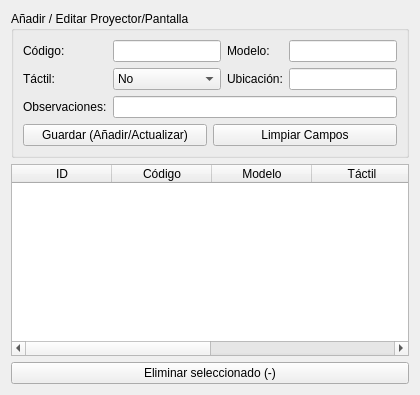
      <widget class="QWidget" name="tab_proyectores">
       <attribute name="title">
        <string>Proyectores / Pantallas</string>
       </attribute>
       <layout class="QVBoxLayout" name="verticalLayout_3">
        <item>
         <widget class="QGroupBox" name="groupBox_2">
          <property name="title">
           <string>Añadir / Editar Proyector/Pantalla</string>
          </property>
          <layout class="QGridLayout" name="gridLayout_3">
           <item row="0" column="0">
            <widget class="QLabel" name="label_19">
             <property name="text">
              <string>Código:</string>
             </property>
            </widget>
           </item>
           <item row="0" column="1">
            <widget class="QLineEdit" name="input_proy_codigo"/>
           </item>
           <item row="0" column="2">
            <widget class="QLabel" name="label_20">
             <property name="text">
              <string>Modelo:</string>
             </property>
            </widget>
           </item>
           <item row="0" column="3">
            <widget class="QLineEdit" name="input_proy_modelo"/>
           </item>
           <item row="1" column="0">
            <widget class="QLabel" name="label_42">
             <property name="text">
              <string>Táctil:</string>
             </property>
            </widget>
           </item>
           <item row="1" column="1">
            <widget class="QComboBox" name="combo_proy_tactil">
             <item>
              <property name="text">
               <string>No</string>
              </property>
             </item>
             <item>
              <property name="text">
               <string>Sí</string>
              </property>
             </item>
            </widget>
           </item>
           <item row="1" column="2">
            <widget class="QLabel" name="label_21">
             <property name="text">
              <string>Ubicación:</string>
             </property>
            </widget>
           </item>
           <item row="1" column="3">
            <widget class="QLineEdit" name="input_proy_ubicacion"/>
           </item>
           <item row="2" column="0">
            <widget class="QLabel" name="label_30">
             <property name="text">
              <string>Observaciones:</string>
             </property>
            </widget>
           </item>
           <item row="2" column="1" colspan="3">
            <widget class="QLineEdit" name="input_proy_obs"/>
           </item>
           <item row="3" column="0" colspan="4">
            <layout class="QHBoxLayout" name="horizontalLayout_9">
             <item>
              <widget class="QPushButton" name="btn_save_proyector">
               <property name="text">
                <string>Guardar (Añadir/Actualizar)</string>
               </property>
              </widget>
             </item>
             <item>
              <widget class="QPushButton" name="btn_clear_proyector">
               <property name="text">
                <string>Limpiar Campos</string>
               </property>
              </widget>
             </item>
            </layout>
           </item>
          </layout>
         </widget>
        </item>
        <item>
         <widget class="QTableWidget" name="table_proyectores">
          <property name="selectionBehavior">
           <enum>QAbstractItemView::SelectRows</enum>
          </property>
          <attribute name="horizontalHeaderStretchLastSection">
           <bool>true</bool>
          </attribute>
          <column>
           <property name="text">
            <string>ID</string>
           </property>
          </column>
          <column>
           <property name="text">
            <string>Código</string>
           </property>
          </column>
          <column>
           <property name="text">
            <string>Modelo</string>
           </property>
          </column>
          <column>
           <property name="text">
            <string>Táctil</string>
           </property>
          </column>
          <column>
           <property name="text">
            <string>Ubicación</string>
           </property>
          </column>
          <column>
           <property name="text">
            <string>Obs.</string>
           </property>
          </column>
         </widget>
        </item>
        <item>
         <widget class="QPushButton" name="btn_del_proyector">
          <property name="text">
           <string>Eliminar seleccionado (-)</string>
          </property>
         </widget>
        </item>
       </layout>
      </widget>
